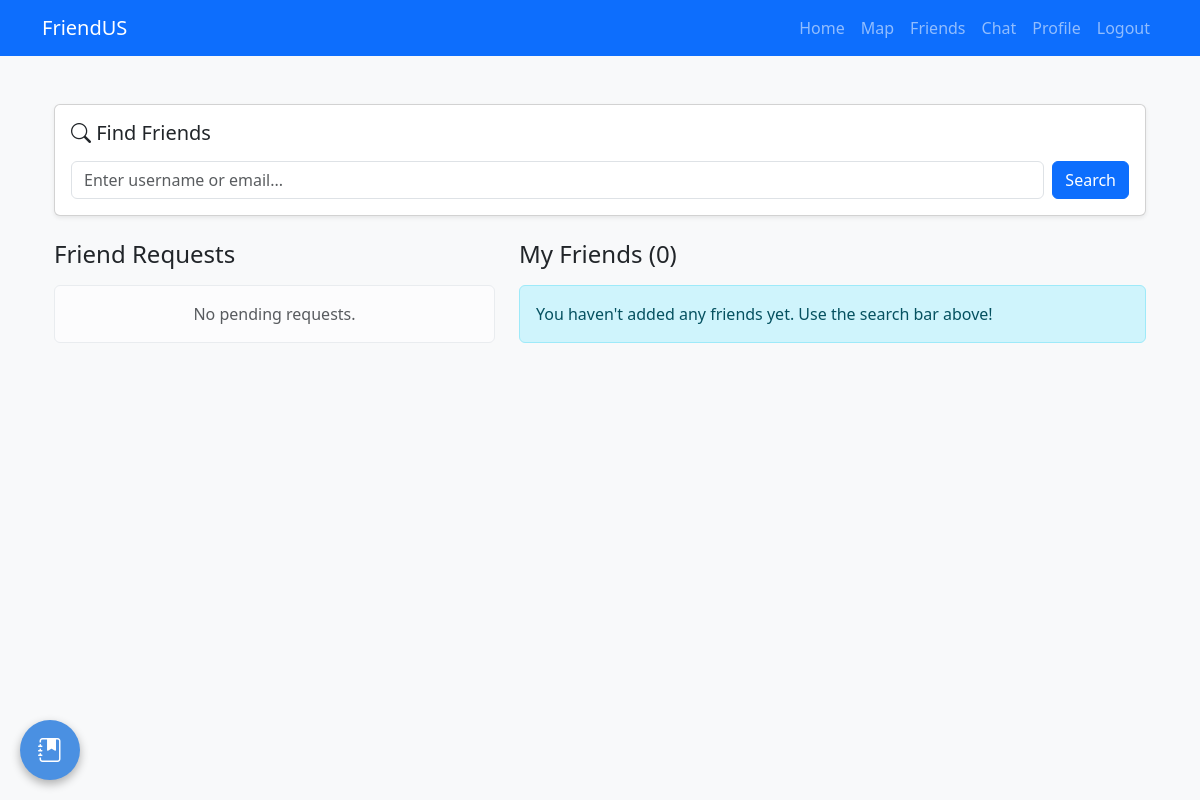
Page /friends (signed in) on the earlier database version.
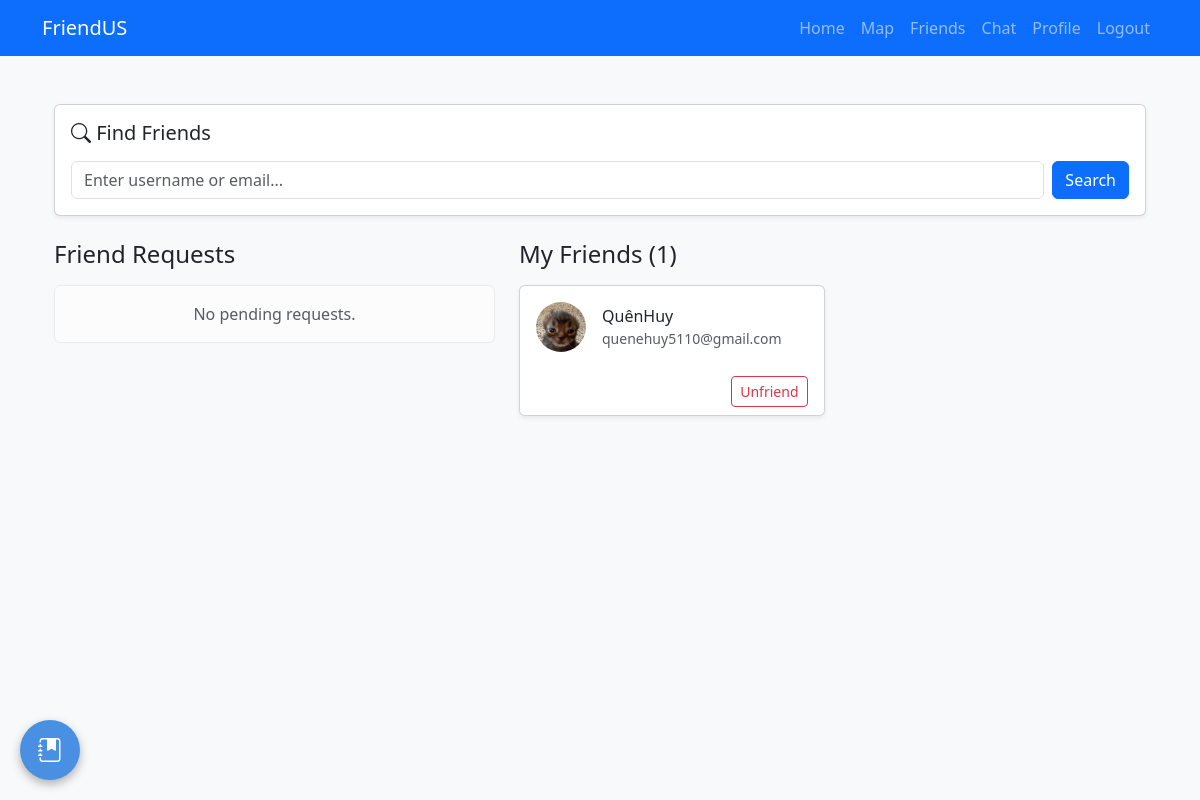
Same page on the later database version.
### app/models.py (models this page shows, shortened)
class User(UserMixin, db.Model):
    id = db.Column(db.Integer, primary_key=True)
    username = db.Column(db.String(20), unique=True, nullable=False)
    email = db.Column(db.String(120), unique=True, nullable=False)
    image_file = db.Column(db.String(20), nullable=False, default='default.jpg')
    password = db.Column(db.String(60), nullable=False)
    posts = db.relationship('Post', backref='author', lazy=True)
    reviews = db.relationship('Review', backref='author', lazy=True)
    messages = db.relationship('Message', backref='author', lazy=True)
    rooms = db.relationship('Room', secondary=room_members,
                            back_populates='members', lazy='dynamic')
    created_rooms = db.relationship('Room', back_populates='creator', lazy='dynamic')
    favorite_locations = db.relationship('Location', secondary=user_favorites,
                                         back_populates='favorited_by', lazy='dynamic')
    friends = db.relationship('User', secondary=friendship,
                              primaryjoin=(friendship.c.user_id == id),
                              secondaryjoin=(friendship.c.friend_id == id),
                              backref=db.backref('friend_of', lazy='dynamic'),
                              lazy='dynamic')
    interests = db.Column(db.String(500), default='')

### app/blueprints/main.py (the view)
@main_bp.route('/friends', methods=['GET', 'POST'])
@login_required
def friends():
    search_query = request.args.get('q')
    search_results = []
    if search_query:
        search_results = User.query.filter(
            (User.username.ilike(f'%{search_query}%')) | (User.email.ilike(f'%{search_query}%')),
            User.id != current_user.id
        ).all()
    my_friends = current_user.friends.all()
    pending_requests = current_user.received_requests
    return render_template('friends.html',
                           title='My Friends',
                           friends=my_friends,
                           requests=pending_requests,
                           search_results=search_results,
                           search_query=search_query)

### app/blueprints/auth.py (called while the page is built)
@auth_bp.before_app_request
def check_onboarding():
    if current_user.is_authenticated:
        if not current_user.interests:
            allowed_endpoints = ['auth.onboarding', 'auth.logout', 'static']
            if request.endpoint and request.endpoint not in allowed_endpoints:
                return redirect(url_for('auth.onboarding'))

### app/templates/friends.html (shortened to what this page needs)
{% extends "layout.html" %}
{% block content %}
<div class="container py-4">
    <div class="card mb-4 shadow-sm">
        <div class="card-body">
            <h5 class="card-title mb-3"><i class="bi bi-search"></i> Find Friends</h5>
            <form action="{{ url_for('main.friends') }}" method="GET" class="d-flex">
                <input type="text" name="q" class="form-control me-2" placeholder="Enter username or email..." value="{{ search_query if search_query }}">
                <button type="submit" class="btn btn-primary">Search</button>
            </form>
        </div>
    </div>
    <div class="row">
        <div class="col-md-5">
            <h4 class="mb-3">Friend Requests</h4>
            {% if requests %}
                {% for req in requests %}
                <div class="card mb-2 border-warning">
                    <div class="card-body d-flex justify-content-between align-items-center p-2">
                        <div class="d-flex align-items-center">
                            <img src="{{ url_for('static', filename='profile_pics/' + req.sender.image_file) }}" class="rounded-circle me-2" width="40" height="40">
                            <div>
                                <strong>{{ req.sender.username }}</strong>
                                <br><small class="text-muted">Sent a request</small>
                            </div>
                        </div>
                        <div>
                            <a href="{{ url_for('main.accept_friend_request', req_id=req.id) }}" class="btn btn-sm btn-success"><i class="bi bi-check"></i></a>
                            <a href="{{ url_for('main.reject_friend_request', req_id=req.id) }}" class="btn btn-sm btn-outline-danger"><i class="bi bi-x"></i></a>
                        </div>
                    </div>
                </div>
                {% endfor %}
            {% else %}
                <div class="alert alert-light text-center text-muted">No pending requests.</div>
            {% endif %}
        </div>
        <div class="col-md-7">
            <h4 class="mb-3">My Friends ({{ friends|length }})</h4>
            {% if friends %}
                <div class="row row-cols-1 row-cols-md-2 g-3">
                    {% for friend in friends %}
                    <div class="col">
                        <div class="card h-100 shadow-sm">
                            <div class="card-body d-flex align-items-center">
                                <img src="{{ url_for('static', filename='profile_pics/' + friend.image_file) }}" class="rounded-circle me-3" width="50" height="50">
                                <div>
                                    <a href="{{ url_for('auth.profile', username=friend.username) }}" class="h6 text-decoration-none text-dark stretched-link">{{ friend.username }}</a>
                                    <p class="small text-muted mb-0">{{ friend.email }}</p>
                                </div>
                            </div>
                            <div class="card-footer bg-white border-top-0 text-end position-relative">
                                <a href="{{ url_for('main.unfriend', user_id=friend.id) }}" class="btn btn-sm btn-outline-danger position-relative" style="z-index: 2;">Unfriend</a>
                            </div>
                        </div>
                    </div>
                    {% endfor %}
                </div>
            {% else %}
                <div class="alert alert-info">You haven't added any friends yet. Use the search bar above!</div>
            {% endif %}
        </div>
    </div>
</div>
{% endblock %}

Differences in the rows shown:
added User: image_file (placeholder picture), username "QuênHuy", email "quenehuy5110@gmail.com"
Other differences:
{{ friends|length }}: "0" → "1"
text no longer shown: "You haven't added any friends yet. Use the search bar above!"
